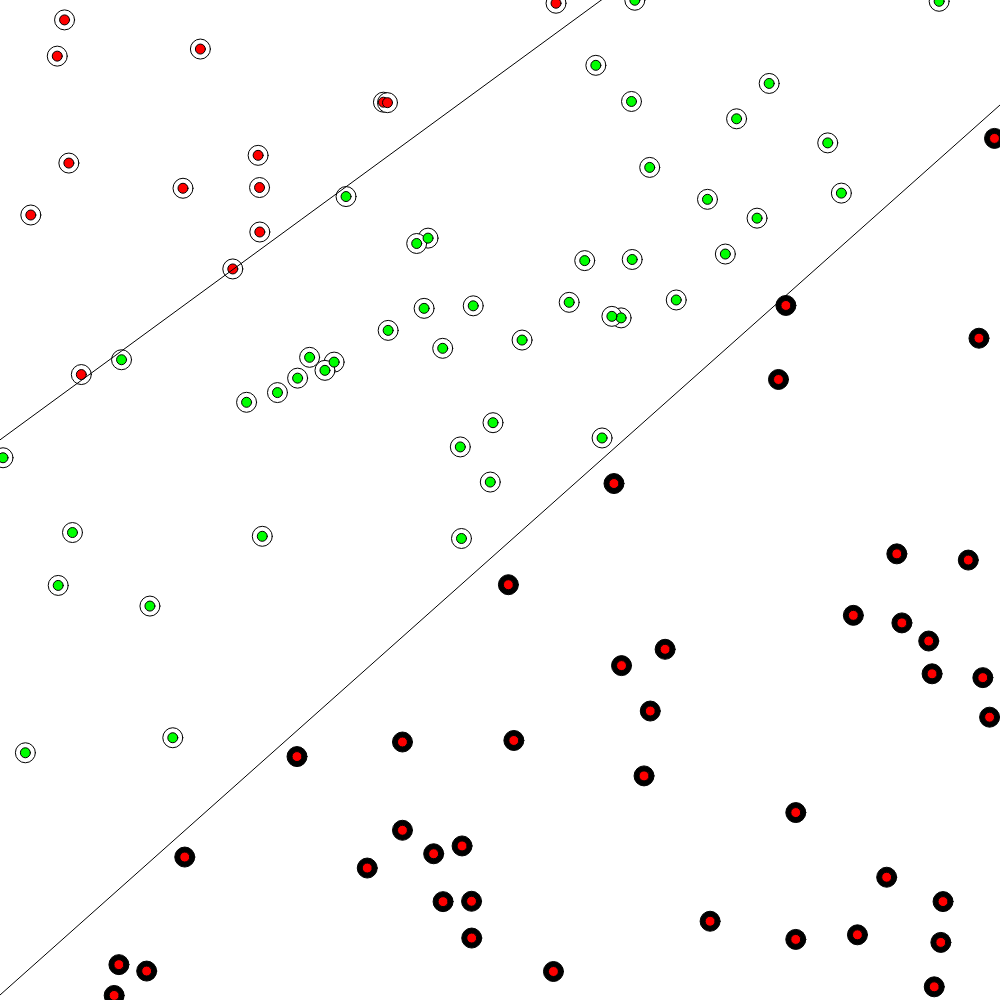
Frame 1 (no input)
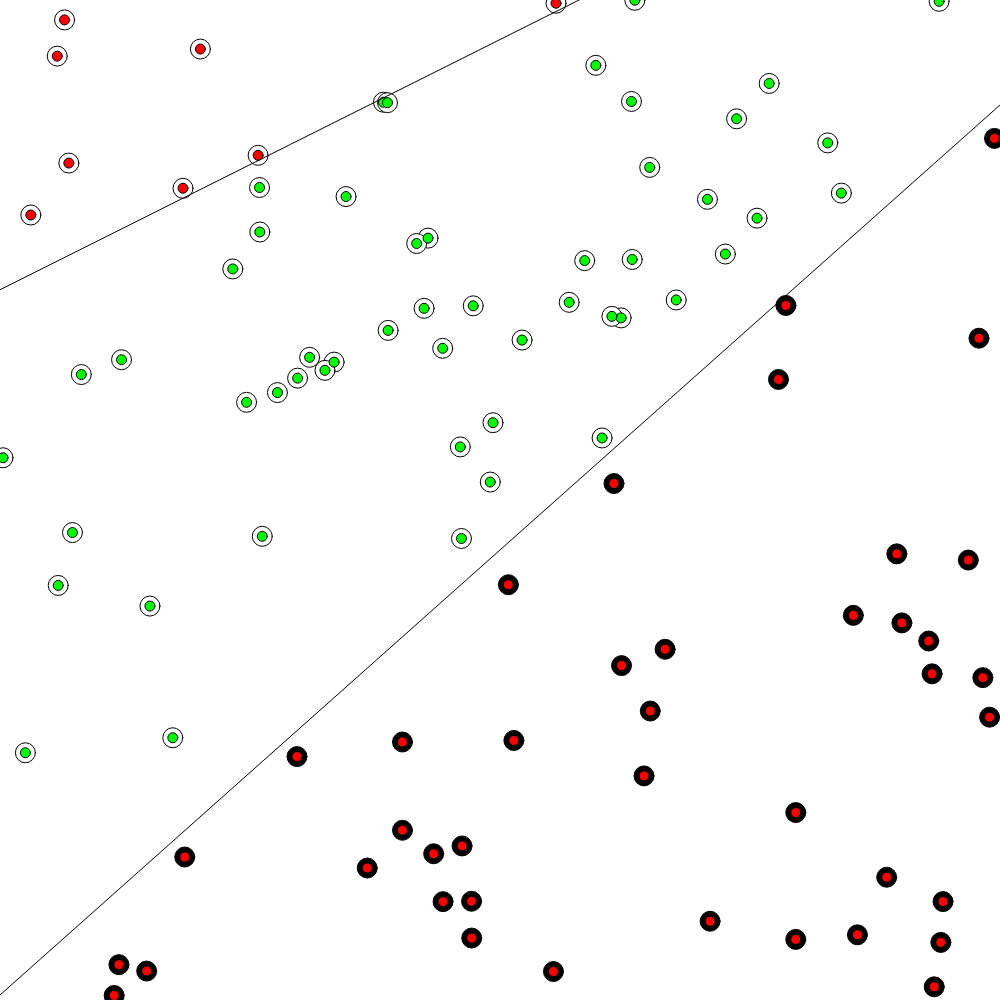
Frame 60 (no input)
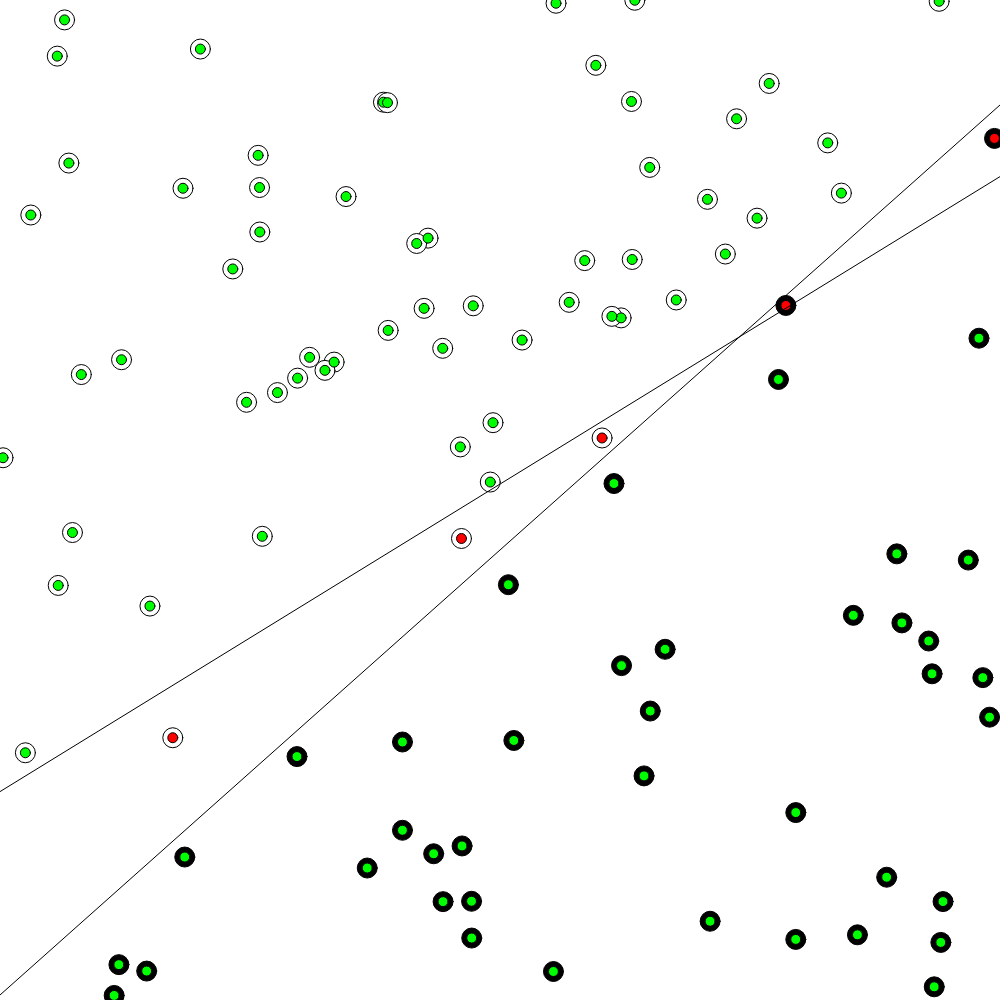
Frame 120 (the mouse pressed at the canvas centre since frame 60)

The p5.js sketch that drew these frames (run headless with seeded random() and noise() and a simulated clock; from frame 60 on, the mouse is pressed at the canvas centre):

// p5.js sketch
// ── sketch.js
let brain = 0
let points = []

function setup (){
    createCanvas(1000, 1000)
    brain = new Perceptron()
    points = []
    for (let i = 0; i < 100; i++) {
        points[i] = new Point()
    }
}
i = 0
function draw(){
    background(255)
    // frameRate(1)
    // console.log(brain)
    for (let i = 0; i < points.length; i++) {
        points[i].show()
    }
    update(i)
    i = (i + 1) % points.length
    for (let i = 0; i < points.length; i++) {
        let inputs = [points[i].x, points[i].y, points[i].bias]
        let target = points[i].label
        let guess = brain.guess(inputs)
        if(guess == target){
            fill(0, 255, 0)
        }else{
            fill(255, 0, 0)
        }
        ellipse(points[i].px, points[i].py, 10)
    }
    // line(0, height, width, 0)
    line(getPX(-1), getPY(f(-1)), getPX(1), getPY(f(1)))
    line(getPX(-1), getPY(brain.guessY(-1)), getPX(1), getPY(brain.guessY(1)))
    // noLoop()

}

// funcao da linha
function f(x) {
    return 0.89 * x - 0.1
}

function getPX(x) {
    return map(x, -1, 1, 0, width)
}
function getPY(y) {
    return map(y, -1, 1, height, 0)
}

function sign(n) {
    if(n >= 0){
        return(1)
    }else{
        return (-1)
    }    
}

class Perceptron{
    lr = 0.01
    weights = [0,0]
    constructor(){
        for (let i = 0; i < 3; i++) {
            this.weights[i] = random(-1, 1)
        }
    }

    guess(inputs) {
        let sum = 0
        for (let i = 0; i < this.weights.length; i++) {
            sum += inputs[i] * this.weights[i]
        }
        let output = sign(sum)
        return output
    }

    guessY(x){
    //  let m = this.weights[1]/this.weights[0]
    //  let b = this.weights[2]
    //  return ( m * x) + b
    let w0 = this.weights[0]
    let w1 = this.weights[1]
    let w2 = this.weights[2]

    return -(w2/w1) - (w0/w1) * x
    }

    train(inputs, target){
        let guess = this.guess(inputs)
        let error = target-guess
        for (let i = 0; i < this.weights.length; i++) {
            this.weights[i] +=  error * inputs[i] * this.lr
        }
    }
}

class Point{
    x
    y
    label
    px
    py
    bias
    constructor(){
        this.x = random(-1,1)
        this.y = random(-1,1)
        this.bias = 1
        if(this.y > f(this.x)){
            this.label = 1
        }else{
            this.label = -1
        }
        this.px = getPX(this.x)
        this.py = getPY(this.y)
    }

    show(){
        stroke(0)
        if(this.label == 1){
            fill(255)            
        }else{
            fill(0)
        }
        
        ellipse(this.px, this.py, 20)
    }
}

function update(i) {
    
        let inputs = [points[i].x, points[i].y, points[i].bias]
        let target = points[i].label
        brain.train(inputs, target)
    
}
